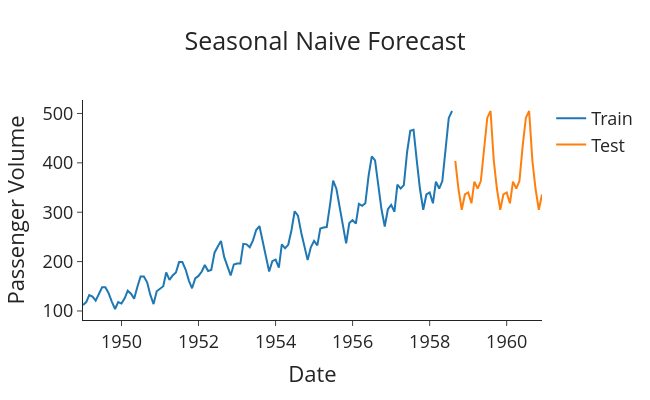

Source (notebook cell):
### Markdown cell above
Trong đó m là Seasonality (Tính mùa vụ) của dữ liệu. Vì vậy, đối với dữ liệu hàng tháng với Seasonality (Tính mùa vụ) hàng năm m=12, dữ liệu hàng quý sẽ có m=4 và dữ liệu hàng tuần sẽ có m=52.

### Code cell
# Seasonal naive forecast
train['month_number'] = pd.DatetimeIndex(train['Month']).month
test['month_number'] = pd.DatetimeIndex(test['Month']).month

snaive_fc = []
for row_idx, row in test.iterrows():
    month = row['month_number']
    forecast = train['#Passengers'] .loc[train['month_number'] == month].iloc[-1]
    snaive_fc.append(forecast)

plot_func(snaive_fc, 'Seasonal Naive Forecast')
